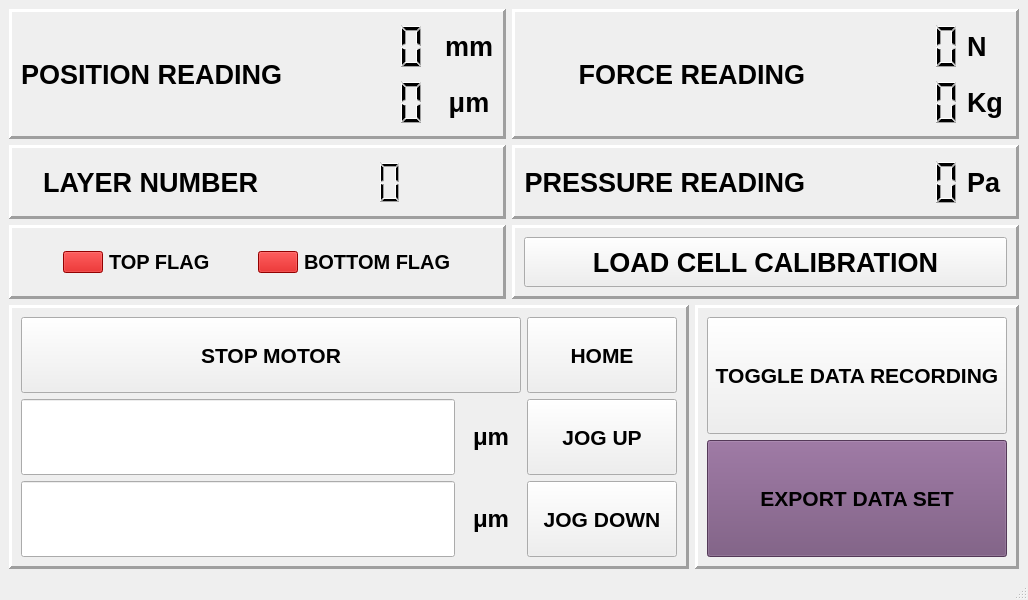
<?xml version="1.0" encoding="UTF-8"?>
<ui version="4.0">
 <class>MainWindow</class>
 <widget class="QMainWindow" name="MainWindow">
  <property name="geometry">
   <rect>
    <x>0</x>
    <y>0</y>
    <width>1024</width>
    <height>600</height>
   </rect>
  </property>
  <property name="sizePolicy">
   <sizepolicy hsizetype="Fixed" vsizetype="Fixed">
    <horstretch>0</horstretch>
    <verstretch>0</verstretch>
   </sizepolicy>
  </property>
  <property name="minimumSize">
   <size>
    <width>0</width>
    <height>0</height>
   </size>
  </property>
  <property name="windowTitle">
   <string>MainWindow</string>
  </property>
  <widget class="QWidget" name="centralwidget">
   <property name="sizePolicy">
    <sizepolicy hsizetype="Minimum" vsizetype="Minimum">
     <horstretch>0</horstretch>
     <verstretch>0</verstretch>
    </sizepolicy>
   </property>
   <layout class="QGridLayout" name="gridLayout_14">
    <item row="0" column="0">
     <layout class="QGridLayout" name="gridLayout_4">
      <item row="0" column="0" colspan="2">
       <layout class="QHBoxLayout" name="horizontalLayout_6">
        <item>
         <widget class="QFrame" name="frame_7">
          <property name="frameShape">
           <enum>QFrame::Panel</enum>
          </property>
          <property name="frameShadow">
           <enum>QFrame::Raised</enum>
          </property>
          <property name="lineWidth">
           <number>3</number>
          </property>
          <layout class="QGridLayout" name="gridLayout">
           <item row="0" column="1">
            <layout class="QHBoxLayout" name="horizontalLayout">
             <item>
              <widget class="QLCDNumber" name="POSITION_MM">
               <property name="sizePolicy">
                <sizepolicy hsizetype="Fixed" vsizetype="Fixed">
                 <horstretch>0</horstretch>
                 <verstretch>0</verstretch>
                </sizepolicy>
               </property>
               <property name="minimumSize">
                <size>
                 <width>150</width>
                 <height>50</height>
                </size>
               </property>
               <property name="frameShape">
                <enum>QFrame::NoFrame</enum>
               </property>
              </widget>
             </item>
             <item>
              <widget class="QLabel" name="label_10">
               <property name="sizePolicy">
                <sizepolicy hsizetype="Fixed" vsizetype="Preferred">
                 <horstretch>0</horstretch>
                 <verstretch>0</verstretch>
                </sizepolicy>
               </property>
               <property name="minimumSize">
                <size>
                 <width>50</width>
                 <height>0</height>
                </size>
               </property>
               <property name="font">
                <font>
                 <pointsize>20</pointsize>
                 <weight>75</weight>
                 <bold>true</bold>
                </font>
               </property>
               <property name="text">
                <string>mm</string>
               </property>
               <property name="alignment">
                <set>Qt::AlignCenter</set>
               </property>
              </widget>
             </item>
            </layout>
           </item>
           <item row="1" column="1">
            <layout class="QHBoxLayout" name="horizontalLayout_8">
             <item>
              <widget class="QLCDNumber" name="POSITION_MICROM">
               <property name="sizePolicy">
                <sizepolicy hsizetype="Fixed" vsizetype="Fixed">
                 <horstretch>0</horstretch>
                 <verstretch>0</verstretch>
                </sizepolicy>
               </property>
               <property name="minimumSize">
                <size>
                 <width>150</width>
                 <height>50</height>
                </size>
               </property>
               <property name="frameShape">
                <enum>QFrame::NoFrame</enum>
               </property>
              </widget>
             </item>
             <item>
              <widget class="QLabel" name="label_9">
               <property name="sizePolicy">
                <sizepolicy hsizetype="Fixed" vsizetype="Preferred">
                 <horstretch>0</horstretch>
                 <verstretch>0</verstretch>
                </sizepolicy>
               </property>
               <property name="minimumSize">
                <size>
                 <width>50</width>
                 <height>0</height>
                </size>
               </property>
               <property name="font">
                <font>
                 <pointsize>20</pointsize>
                 <weight>75</weight>
                 <bold>true</bold>
                </font>
               </property>
               <property name="text">
                <string>μm</string>
               </property>
               <property name="alignment">
                <set>Qt::AlignCenter</set>
               </property>
              </widget>
             </item>
            </layout>
           </item>
           <item row="0" column="0" rowspan="2">
            <widget class="QLabel" name="label_6">
             <property name="sizePolicy">
              <sizepolicy hsizetype="Fixed" vsizetype="Preferred">
               <horstretch>0</horstretch>
               <verstretch>0</verstretch>
              </sizepolicy>
             </property>
             <property name="minimumSize">
              <size>
               <width>150</width>
               <height>0</height>
              </size>
             </property>
             <property name="font">
              <font>
               <pointsize>20</pointsize>
               <weight>75</weight>
               <bold>true</bold>
              </font>
             </property>
             <property name="text">
              <string>POSITION READING</string>
             </property>
             <property name="alignment">
              <set>Qt::AlignRight|Qt::AlignTrailing|Qt::AlignVCenter</set>
             </property>
            </widget>
           </item>
          </layout>
         </widget>
        </item>
       </layout>
      </item>
      <item row="1" column="0" colspan="2">
       <layout class="QHBoxLayout" name="horizontalLayout_5">
        <item>
         <widget class="QFrame" name="frame_8">
          <property name="frameShape">
           <enum>QFrame::Panel</enum>
          </property>
          <property name="frameShadow">
           <enum>QFrame::Raised</enum>
          </property>
          <property name="lineWidth">
           <number>3</number>
          </property>
          <layout class="QGridLayout" name="gridLayout_13">
           <item row="1" column="1">
            <layout class="QHBoxLayout" name="horizontalLayout_15">
             <item>
              <widget class="QLCDNumber" name="LAYER_NUMBER">
               <property name="sizePolicy">
                <sizepolicy hsizetype="Fixed" vsizetype="Fixed">
                 <horstretch>0</horstretch>
                 <verstretch>0</verstretch>
                </sizepolicy>
               </property>
               <property name="minimumSize">
                <size>
                 <width>120</width>
                 <height>50</height>
                </size>
               </property>
               <property name="frameShape">
                <enum>QFrame::NoFrame</enum>
               </property>
              </widget>
             </item>
             <item>
              <widget class="QLabel" name="label_11">
               <property name="sizePolicy">
                <sizepolicy hsizetype="Fixed" vsizetype="Preferred">
                 <horstretch>0</horstretch>
                 <verstretch>0</verstretch>
                </sizepolicy>
               </property>
               <property name="minimumSize">
                <size>
                 <width>60</width>
                 <height>0</height>
                </size>
               </property>
               <property name="font">
                <font>
                 <pointsize>20</pointsize>
                 <weight>75</weight>
                 <bold>true</bold>
                </font>
               </property>
               <property name="text">
                <string/>
               </property>
               <property name="alignment">
                <set>Qt::AlignCenter</set>
               </property>
              </widget>
             </item>
            </layout>
           </item>
           <item row="1" column="0">
            <widget class="QLabel" name="label_8">
             <property name="sizePolicy">
              <sizepolicy hsizetype="Fixed" vsizetype="Preferred">
               <horstretch>0</horstretch>
               <verstretch>0</verstretch>
              </sizepolicy>
             </property>
             <property name="minimumSize">
              <size>
               <width>150</width>
               <height>0</height>
              </size>
             </property>
             <property name="font">
              <font>
               <pointsize>20</pointsize>
               <weight>75</weight>
               <bold>true</bold>
              </font>
             </property>
             <property name="text">
              <string>LAYER NUMBER</string>
             </property>
             <property name="alignment">
              <set>Qt::AlignRight|Qt::AlignTrailing|Qt::AlignVCenter</set>
             </property>
            </widget>
           </item>
          </layout>
         </widget>
        </item>
       </layout>
      </item>
      <item row="2" column="0" colspan="2">
       <widget class="QFrame" name="frame_2">
        <property name="frameShape">
         <enum>QFrame::Panel</enum>
        </property>
        <property name="frameShadow">
         <enum>QFrame::Raised</enum>
        </property>
        <property name="lineWidth">
         <number>3</number>
        </property>
        <layout class="QGridLayout" name="gridLayout_7">
         <item row="0" column="0">
          <layout class="QHBoxLayout" name="horizontalLayout_11">
           <item>
            <widget class="QPushButton" name="TOPFLAG_INDICATOR">
             <property name="minimumSize">
              <size>
               <width>40</width>
               <height>0</height>
              </size>
             </property>
             <property name="maximumSize">
              <size>
               <width>40</width>
               <height>16777215</height>
              </size>
             </property>
             <property name="styleSheet">
              <string notr="true">background-color: rgb(204, 0, 0);</string>
             </property>
             <property name="text">
              <string/>
             </property>
            </widget>
           </item>
           <item>
            <widget class="QLabel" name="label_12">
             <property name="sizePolicy">
              <sizepolicy hsizetype="Maximum" vsizetype="Minimum">
               <horstretch>0</horstretch>
               <verstretch>0</verstretch>
              </sizepolicy>
             </property>
             <property name="minimumSize">
              <size>
               <width>0</width>
               <height>0</height>
              </size>
             </property>
             <property name="font">
              <font>
               <pointsize>15</pointsize>
               <weight>75</weight>
               <bold>true</bold>
              </font>
             </property>
             <property name="text">
              <string>TOP FLAG</string>
             </property>
             <property name="alignment">
              <set>Qt::AlignLeading|Qt::AlignLeft|Qt::AlignVCenter</set>
             </property>
            </widget>
           </item>
          </layout>
         </item>
         <item row="0" column="1">
          <layout class="QHBoxLayout" name="horizontalLayout_13">
           <item>
            <widget class="QPushButton" name="BOTTOMFLAG_INDICATOR">
             <property name="minimumSize">
              <size>
               <width>40</width>
               <height>0</height>
              </size>
             </property>
             <property name="maximumSize">
              <size>
               <width>40</width>
               <height>16777215</height>
              </size>
             </property>
             <property name="styleSheet">
              <string notr="true">background-color: rgb(204, 0, 0);</string>
             </property>
             <property name="text">
              <string/>
             </property>
            </widget>
           </item>
           <item>
            <widget class="QLabel" name="label_14">
             <property name="sizePolicy">
              <sizepolicy hsizetype="Maximum" vsizetype="Minimum">
               <horstretch>0</horstretch>
               <verstretch>0</verstretch>
              </sizepolicy>
             </property>
             <property name="minimumSize">
              <size>
               <width>0</width>
               <height>0</height>
              </size>
             </property>
             <property name="font">
              <font>
               <pointsize>15</pointsize>
               <weight>75</weight>
               <bold>true</bold>
              </font>
             </property>
             <property name="text">
              <string>BOTTOM FLAG</string>
             </property>
             <property name="alignment">
              <set>Qt::AlignLeading|Qt::AlignLeft|Qt::AlignVCenter</set>
             </property>
            </widget>
           </item>
          </layout>
         </item>
        </layout>
       </widget>
      </item>
     </layout>
    </item>
    <item row="0" column="1">
     <layout class="QHBoxLayout" name="horizontalLayout_9">
      <item>
       <layout class="QGridLayout" name="gridLayout_2">
        <item row="5" column="1">
         <widget class="QFrame" name="frame">
          <property name="frameShape">
           <enum>QFrame::Panel</enum>
          </property>
          <property name="frameShadow">
           <enum>QFrame::Raised</enum>
          </property>
          <property name="lineWidth">
           <number>3</number>
          </property>
          <layout class="QGridLayout" name="gridLayout_6">
           <item row="1" column="0">
            <layout class="QGridLayout" name="gridLayout_5">
             <item row="2" column="0" colspan="2">
              <widget class="QPushButton" name="LOAD_CELL_CALIBRATION_BUTTON">
               <property name="sizePolicy">
                <sizepolicy hsizetype="Minimum" vsizetype="Minimum">
                 <horstretch>0</horstretch>
                 <verstretch>0</verstretch>
                </sizepolicy>
               </property>
               <property name="minimumSize">
                <size>
                 <width>350</width>
                 <height>50</height>
                </size>
               </property>
               <property name="font">
                <font>
                 <pointsize>20</pointsize>
                 <weight>75</weight>
                 <bold>true</bold>
                </font>
               </property>
               <property name="text">
                <string>LOAD CELL CALIBRATION</string>
               </property>
              </widget>
             </item>
            </layout>
           </item>
          </layout>
         </widget>
        </item>
        <item row="3" column="1">
         <widget class="QFrame" name="frame_3">
          <property name="frameShape">
           <enum>QFrame::Panel</enum>
          </property>
          <property name="frameShadow">
           <enum>QFrame::Raised</enum>
          </property>
          <property name="lineWidth">
           <number>3</number>
          </property>
          <layout class="QGridLayout" name="gridLayout_9">
           <item row="0" column="0">
            <layout class="QGridLayout" name="gridLayout_8">
             <item row="0" column="1">
              <layout class="QHBoxLayout" name="horizontalLayout_2">
               <item>
                <widget class="QLCDNumber" name="FORCE_READING_N">
                 <property name="sizePolicy">
                  <sizepolicy hsizetype="Fixed" vsizetype="Fixed">
                   <horstretch>0</horstretch>
                   <verstretch>0</verstretch>
                  </sizepolicy>
                 </property>
                 <property name="minimumSize">
                  <size>
                   <width>150</width>
                   <height>50</height>
                  </size>
                 </property>
                 <property name="font">
                  <font>
                   <pointsize>20</pointsize>
                   <weight>75</weight>
                   <bold>true</bold>
                  </font>
                 </property>
                 <property name="frameShape">
                  <enum>QFrame::Box</enum>
                 </property>
                 <property name="frameShadow">
                  <enum>QFrame::Plain</enum>
                 </property>
                 <property name="lineWidth">
                  <number>0</number>
                 </property>
                 <property name="smallDecimalPoint">
                  <bool>false</bool>
                 </property>
                 <property name="digitCount">
                  <number>6</number>
                 </property>
                 <property name="intValue" stdset="0">
                  <number>0</number>
                 </property>
                </widget>
               </item>
               <item>
                <widget class="QLabel" name="label_2">
                 <property name="sizePolicy">
                  <sizepolicy hsizetype="Fixed" vsizetype="Preferred">
                   <horstretch>0</horstretch>
                   <verstretch>50</verstretch>
                  </sizepolicy>
                 </property>
                 <property name="minimumSize">
                  <size>
                   <width>40</width>
                   <height>0</height>
                  </size>
                 </property>
                 <property name="font">
                  <font>
                   <pointsize>20</pointsize>
                   <weight>75</weight>
                   <bold>true</bold>
                  </font>
                 </property>
                 <property name="frameShape">
                  <enum>QFrame::NoFrame</enum>
                 </property>
                 <property name="lineWidth">
                  <number>3</number>
                 </property>
                 <property name="text">
                  <string>N</string>
                 </property>
                 <property name="alignment">
                  <set>Qt::AlignLeading|Qt::AlignLeft|Qt::AlignVCenter</set>
                 </property>
                </widget>
               </item>
              </layout>
             </item>
             <item row="1" column="1">
              <layout class="QHBoxLayout" name="horizontalLayout_3">
               <item>
                <widget class="QLCDNumber" name="FORCE_READING_KG">
                 <property name="sizePolicy">
                  <sizepolicy hsizetype="Fixed" vsizetype="Fixed">
                   <horstretch>0</horstretch>
                   <verstretch>0</verstretch>
                  </sizepolicy>
                 </property>
                 <property name="minimumSize">
                  <size>
                   <width>150</width>
                   <height>50</height>
                  </size>
                 </property>
                 <property name="font">
                  <font>
                   <pointsize>20</pointsize>
                   <weight>75</weight>
                   <bold>true</bold>
                  </font>
                 </property>
                 <property name="frameShape">
                  <enum>QFrame::Box</enum>
                 </property>
                 <property name="frameShadow">
                  <enum>QFrame::Plain</enum>
                 </property>
                 <property name="lineWidth">
                  <number>0</number>
                 </property>
                 <property name="smallDecimalPoint">
                  <bool>false</bool>
                 </property>
                 <property name="digitCount">
                  <number>6</number>
                 </property>
                 <property name="intValue" stdset="0">
                  <number>0</number>
                 </property>
                </widget>
               </item>
               <item>
                <widget class="QLabel" name="label_3">
                 <property name="sizePolicy">
                  <sizepolicy hsizetype="Fixed" vsizetype="Preferred">
                   <horstretch>0</horstretch>
                   <verstretch>50</verstretch>
                  </sizepolicy>
                 </property>
                 <property name="minimumSize">
                  <size>
                   <width>40</width>
                   <height>0</height>
                  </size>
                 </property>
                 <property name="font">
                  <font>
                   <pointsize>20</pointsize>
                   <weight>75</weight>
                   <bold>true</bold>
                  </font>
                 </property>
                 <property name="frameShape">
                  <enum>QFrame::NoFrame</enum>
                 </property>
                 <property name="lineWidth">
                  <number>3</number>
                 </property>
                 <property name="text">
                  <string>Kg</string>
                 </property>
                 <property name="alignment">
                  <set>Qt::AlignLeading|Qt::AlignLeft|Qt::AlignVCenter</set>
                 </property>
                </widget>
               </item>
              </layout>
             </item>
             <item row="0" column="0" rowspan="2">
              <widget class="QLabel" name="label">
               <property name="font">
                <font>
                 <pointsize>20</pointsize>
                 <weight>75</weight>
                 <bold>true</bold>
                </font>
               </property>
               <property name="frameShape">
                <enum>QFrame::NoFrame</enum>
               </property>
               <property name="lineWidth">
                <number>3</number>
               </property>
               <property name="text">
                <string>FORCE READING</string>
               </property>
               <property name="alignment">
                <set>Qt::AlignRight|Qt::AlignTrailing|Qt::AlignVCenter</set>
               </property>
              </widget>
             </item>
            </layout>
           </item>
          </layout>
         </widget>
        </item>
        <item row="4" column="1">
         <widget class="QFrame" name="frame_4">
          <property name="frameShape">
           <enum>QFrame::Panel</enum>
          </property>
          <property name="frameShadow">
           <enum>QFrame::Raised</enum>
          </property>
          <property name="lineWidth">
           <number>3</number>
          </property>
          <layout class="QGridLayout" name="gridLayout_11">
           <item row="0" column="0">
            <layout class="QGridLayout" name="gridLayout_10">
             <item row="0" column="0">
              <widget class="QLabel" name="label_4">
               <property name="font">
                <font>
                 <pointsize>20</pointsize>
                 <weight>75</weight>
                 <bold>true</bold>
                </font>
               </property>
               <property name="frameShape">
                <enum>QFrame::NoFrame</enum>
               </property>
               <property name="lineWidth">
                <number>3</number>
               </property>
               <property name="text">
                <string>PRESSURE READING</string>
               </property>
               <property name="alignment">
                <set>Qt::AlignRight|Qt::AlignTrailing|Qt::AlignVCenter</set>
               </property>
              </widget>
             </item>
             <item row="0" column="1">
              <layout class="QHBoxLayout" name="horizontalLayout_14">
               <item>
                <widget class="QLCDNumber" name="PRESSURE_READING_PA">
                 <property name="sizePolicy">
                  <sizepolicy hsizetype="Fixed" vsizetype="Fixed">
                   <horstretch>0</horstretch>
                   <verstretch>0</verstretch>
                  </sizepolicy>
                 </property>
                 <property name="minimumSize">
                  <size>
                   <width>150</width>
                   <height>50</height>
                  </size>
                 </property>
                 <property name="font">
                  <font>
                   <pointsize>20</pointsize>
                   <weight>75</weight>
                   <bold>true</bold>
                  </font>
                 </property>
                 <property name="frameShape">
                  <enum>QFrame::Box</enum>
                 </property>
                 <property name="frameShadow">
                  <enum>QFrame::Plain</enum>
                 </property>
                 <property name="lineWidth">
                  <number>0</number>
                 </property>
                 <property name="smallDecimalPoint">
                  <bool>false</bool>
                 </property>
                 <property name="digitCount">
                  <number>6</number>
                 </property>
                 <property name="intValue" stdset="0">
                  <number>0</number>
                 </property>
                </widget>
               </item>
               <item>
                <widget class="QLabel" name="label_15">
                 <property name="sizePolicy">
                  <sizepolicy hsizetype="Fixed" vsizetype="Preferred">
                   <horstretch>0</horstretch>
                   <verstretch>50</verstretch>
                  </sizepolicy>
                 </property>
                 <property name="minimumSize">
                  <size>
                   <width>40</width>
                   <height>0</height>
                  </size>
                 </property>
                 <property name="font">
                  <font>
                   <pointsize>20</pointsize>
                   <weight>75</weight>
                   <bold>true</bold>
                  </font>
                 </property>
                 <property name="frameShape">
                  <enum>QFrame::NoFrame</enum>
                 </property>
                 <property name="lineWidth">
                  <number>3</number>
                 </property>
                 <property name="text">
                  <string>Pa</string>
                 </property>
                 <property name="alignment">
                  <set>Qt::AlignLeading|Qt::AlignLeft|Qt::AlignVCenter</set>
                 </property>
                </widget>
               </item>
              </layout>
             </item>
            </layout>
           </item>
          </layout>
         </widget>
        </item>
       </layout>
      </item>
     </layout>
    </item>
    <item row="1" column="0" colspan="2">
     <layout class="QHBoxLayout" name="horizontalLayout_10">
      <item>
       <widget class="QFrame" name="frame_6">
        <property name="frameShape">
         <enum>QFrame::Panel</enum>
        </property>
        <property name="frameShadow">
         <enum>QFrame::Raised</enum>
        </property>
        <property name="lineWidth">
         <number>3</number>
        </property>
        <layout class="QGridLayout" name="gridLayout_3">
         <item row="3" column="0">
          <layout class="QHBoxLayout" name="horizontalLayout_12">
           <item>
            <widget class="QLineEdit" name="JOG_DOWN_INPUT">
             <property name="sizePolicy">
              <sizepolicy hsizetype="Expanding" vsizetype="MinimumExpanding">
               <horstretch>0</horstretch>
               <verstretch>0</verstretch>
              </sizepolicy>
             </property>
             <property name="minimumSize">
              <size>
               <width>100</width>
               <height>50</height>
              </size>
             </property>
             <property name="font">
              <font>
               <pointsize>25</pointsize>
               <weight>75</weight>
               <bold>true</bold>
              </font>
             </property>
             <property name="styleSheet">
              <string notr="true">color: rgb(0, 0, 0);</string>
             </property>
             <property name="alignment">
              <set>Qt::AlignRight|Qt::AlignTrailing|Qt::AlignVCenter</set>
             </property>
            </widget>
           </item>
           <item>
            <widget class="QLabel" name="label_16">
             <property name="sizePolicy">
              <sizepolicy hsizetype="Minimum" vsizetype="Preferred">
               <horstretch>0</horstretch>
               <verstretch>0</verstretch>
              </sizepolicy>
             </property>
             <property name="minimumSize">
              <size>
               <width>60</width>
               <height>0</height>
              </size>
             </property>
             <property name="font">
              <font>
               <pointsize>18</pointsize>
               <weight>75</weight>
               <bold>true</bold>
              </font>
             </property>
             <property name="text">
              <string>μm</string>
             </property>
             <property name="alignment">
              <set>Qt::AlignCenter</set>
             </property>
            </widget>
           </item>
          </layout>
         </item>
         <item row="1" column="0">
          <layout class="QHBoxLayout" name="horizontalLayout_4">
           <item>
            <widget class="QLineEdit" name="JOG_UP_INPUT">
             <property name="sizePolicy">
              <sizepolicy hsizetype="Expanding" vsizetype="MinimumExpanding">
               <horstretch>0</horstretch>
               <verstretch>0</verstretch>
              </sizepolicy>
             </property>
             <property name="minimumSize">
              <size>
               <width>100</width>
               <height>50</height>
              </size>
             </property>
             <property name="font">
              <font>
               <pointsize>25</pointsize>
               <weight>75</weight>
               <bold>true</bold>
              </font>
             </property>
             <property name="styleSheet">
              <string notr="true">color: rgb(0, 0, 0);</string>
             </property>
             <property name="text">
              <string/>
             </property>
             <property name="alignment">
              <set>Qt::AlignRight|Qt::AlignTrailing|Qt::AlignVCenter</set>
             </property>
            </widget>
           </item>
           <item>
            <widget class="QLabel" name="label_13">
             <property name="sizePolicy">
              <sizepolicy hsizetype="Minimum" vsizetype="Preferred">
               <horstretch>0</horstretch>
               <verstretch>0</verstretch>
              </sizepolicy>
             </property>
             <property name="minimumSize">
              <size>
               <width>60</width>
               <height>0</height>
              </size>
             </property>
             <property name="font">
              <font>
               <pointsize>18</pointsize>
               <weight>75</weight>
               <bold>true</bold>
              </font>
             </property>
             <property name="text">
              <string>μm</string>
             </property>
             <property name="alignment">
              <set>Qt::AlignCenter</set>
             </property>
            </widget>
           </item>
          </layout>
         </item>
         <item row="3" column="1">
          <widget class="QPushButton" name="JOG_DOWN_BUTTON">
           <property name="sizePolicy">
            <sizepolicy hsizetype="Minimum" vsizetype="MinimumExpanding">
             <horstretch>0</horstretch>
             <verstretch>0</verstretch>
            </sizepolicy>
           </property>
           <property name="minimumSize">
            <size>
             <width>150</width>
             <height>0</height>
            </size>
           </property>
           <property name="font">
            <font>
             <pointsize>16</pointsize>
             <weight>75</weight>
             <bold>true</bold>
            </font>
           </property>
           <property name="text">
            <string>JOG DOWN</string>
           </property>
          </widget>
         </item>
         <item row="1" column="1">
          <widget class="QPushButton" name="JUG_UP_BUTTON">
           <property name="sizePolicy">
            <sizepolicy hsizetype="Minimum" vsizetype="MinimumExpanding">
             <horstretch>0</horstretch>
             <verstretch>0</verstretch>
            </sizepolicy>
           </property>
           <property name="minimumSize">
            <size>
             <width>150</width>
             <height>0</height>
            </size>
           </property>
           <property name="font">
            <font>
             <pointsize>16</pointsize>
             <weight>75</weight>
             <bold>true</bold>
            </font>
           </property>
           <property name="text">
            <string>JOG UP</string>
           </property>
          </widget>
         </item>
         <item row="0" column="1">
          <widget class="QPushButton" name="HOME_BUTTON">
           <property name="sizePolicy">
            <sizepolicy hsizetype="Minimum" vsizetype="MinimumExpanding">
             <horstretch>0</horstretch>
             <verstretch>0</verstretch>
            </sizepolicy>
           </property>
           <property name="minimumSize">
            <size>
             <width>150</width>
             <height>0</height>
            </size>
           </property>
           <property name="font">
            <font>
             <pointsize>16</pointsize>
             <weight>75</weight>
             <bold>true</bold>
            </font>
           </property>
           <property name="text">
            <string>HOME</string>
           </property>
          </widget>
         </item>
         <item row="0" column="0">
          <widget class="QPushButton" name="STOP_MOTOR_BUTTON">
           <property name="sizePolicy">
            <sizepolicy hsizetype="Minimum" vsizetype="MinimumExpanding">
             <horstretch>0</horstretch>
             <verstretch>0</verstretch>
            </sizepolicy>
           </property>
           <property name="minimumSize">
            <size>
             <width>300</width>
             <height>0</height>
            </size>
           </property>
           <property name="font">
            <font>
             <pointsize>16</pointsize>
             <weight>75</weight>
             <bold>true</bold>
            </font>
           </property>
           <property name="text">
            <string>STOP MOTOR</string>
           </property>
          </widget>
         </item>
        </layout>
       </widget>
      </item>
      <item>
       <widget class="QFrame" name="frame_5">
        <property name="frameShape">
         <enum>QFrame::Panel</enum>
        </property>
        <property name="frameShadow">
         <enum>QFrame::Raised</enum>
        </property>
        <property name="lineWidth">
         <number>3</number>
        </property>
        <layout class="QGridLayout" name="gridLayout_12">
         <item row="0" column="1">
          <layout class="QVBoxLayout" name="verticalLayout">
           <item>
            <widget class="QPushButton" name="TOGGLE_DATA_RECORDING_BUTTON">
             <property name="sizePolicy">
              <sizepolicy hsizetype="Minimum" vsizetype="MinimumExpanding">
               <horstretch>0</horstretch>
               <verstretch>0</verstretch>
              </sizepolicy>
             </property>
             <property name="minimumSize">
              <size>
               <width>300</width>
               <height>100</height>
              </size>
             </property>
             <property name="font">
              <font>
               <pointsize>16</pointsize>
               <weight>75</weight>
               <bold>true</bold>
              </font>
             </property>
             <property name="text">
              <string>TOGGLE DATA RECORDING</string>
             </property>
            </widget>
           </item>
           <item>
            <widget class="QPushButton" name="EXPORT_DATA_BUTTON">
             <property name="sizePolicy">
              <sizepolicy hsizetype="Minimum" vsizetype="MinimumExpanding">
               <horstretch>0</horstretch>
               <verstretch>0</verstretch>
              </sizepolicy>
             </property>
             <property name="minimumSize">
              <size>
               <width>300</width>
               <height>100</height>
              </size>
             </property>
             <property name="font">
              <font>
               <pointsize>16</pointsize>
               <weight>75</weight>
               <bold>true</bold>
              </font>
             </property>
             <property name="styleSheet">
              <string notr="true">background-color: rgb(117, 80, 123);</string>
             </property>
             <property name="text">
              <string>EXPORT DATA SET</string>
             </property>
            </widget>
           </item>
          </layout>
         </item>
        </layout>
       </widget>
      </item>
     </layout>
    </item>
   </layout>
  </widget>
  <widget class="QStatusBar" name="statusbar"/>
 </widget>
 <resources/>
 <connections/>
</ui>
